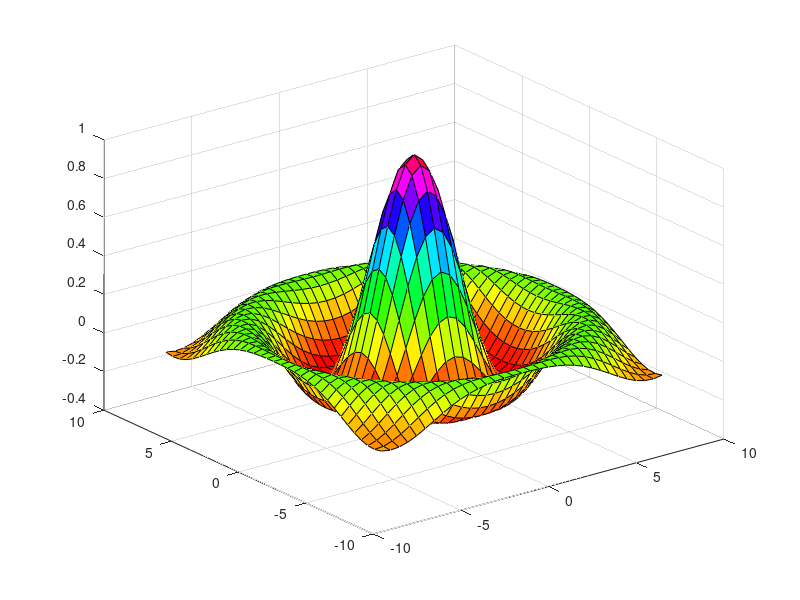

MATLAB code for this plot: (Note: this script raises an error after producing the figure.)
%% Meshgrid
% source: http://www.uwyo.edu/kubelka-chem/lecture_notes_12.pdf
% The meshgrid() function transforms the domain specified by a single 
% vector or two vectors x and y into matrices X and Y for use in evaluating
% functions of two variables. The rows of X are copies of the vector x and 
% the columns of Y are copies of the vector y. 
%% Mesh and Surface Plots
% The mesh and surf plotting functions display surfaces in three dimensions.

% mesh() produces wireframe surfaces that color only the lines connecting 
% the defining points. 

% surf() displays both the connecting lines and the 
% faces of the surface in color. 

% The figure colormap and figure properties determine how the surface is 
% colored. 

%% Initialization
clear; close all; clc
%% Visalizing Functions of Two Variables

[X, Y] = meshgrid(-8:.5:8);
R = sqrt(X.^2 + Y.^2) + eps;
Z = sin(R)./ R;
% use default colormap to color the mesh
mesh(X, Y, Z);

pause;

% use a single colored mesh by specifiying the EdgeColor surface property
mesh(X, Y, Z, 'EdgeColor', 'black');

pause;

% create a mesh with see-through faces by disabling hidden line removal

hidden off

pause;

%% Colored Surface Plots
% A surface plot is similar to a mesh plot except that the rectangular 
% faces of the surface are colored. The color of each face is determined by 
% the values of Z and the colormap, an ordered list of colors

surf(X, Y, Z);
% specify a colormap
colormap hsv
% add a color bar to plot
colorbar

pause;

%% Making Surfaces Transparent
surf(X, Y, Z)
colormap hsv;
% produce a transparent surface with an alpha value of 0.4
% alpha value ranges from 0 to 1
alpha(.4);

pause;

%% Illuminating Surface Plots with Lights

surf(X, Y, Z, 'FaceColor', 'red', 'EdgeColor', 'none');
camlight left;
lighting phong;

pause;

%% 3D Shaded Surface with Lighting
% the surfl() draws a 3D shaded surface with lighting

surfl(X, Y, Z);
shading interp;

pause;

%% Contour Plots
% contour() plots a 2D contour plot of a two variable function

contour(X, Y, Z);

pause;

%% Combine Surface and Contour Plots
% surfc() combines surface and contour plot

surfc(X, Y, Z);
colormap hsv;
alpha(0.2);

pause;


